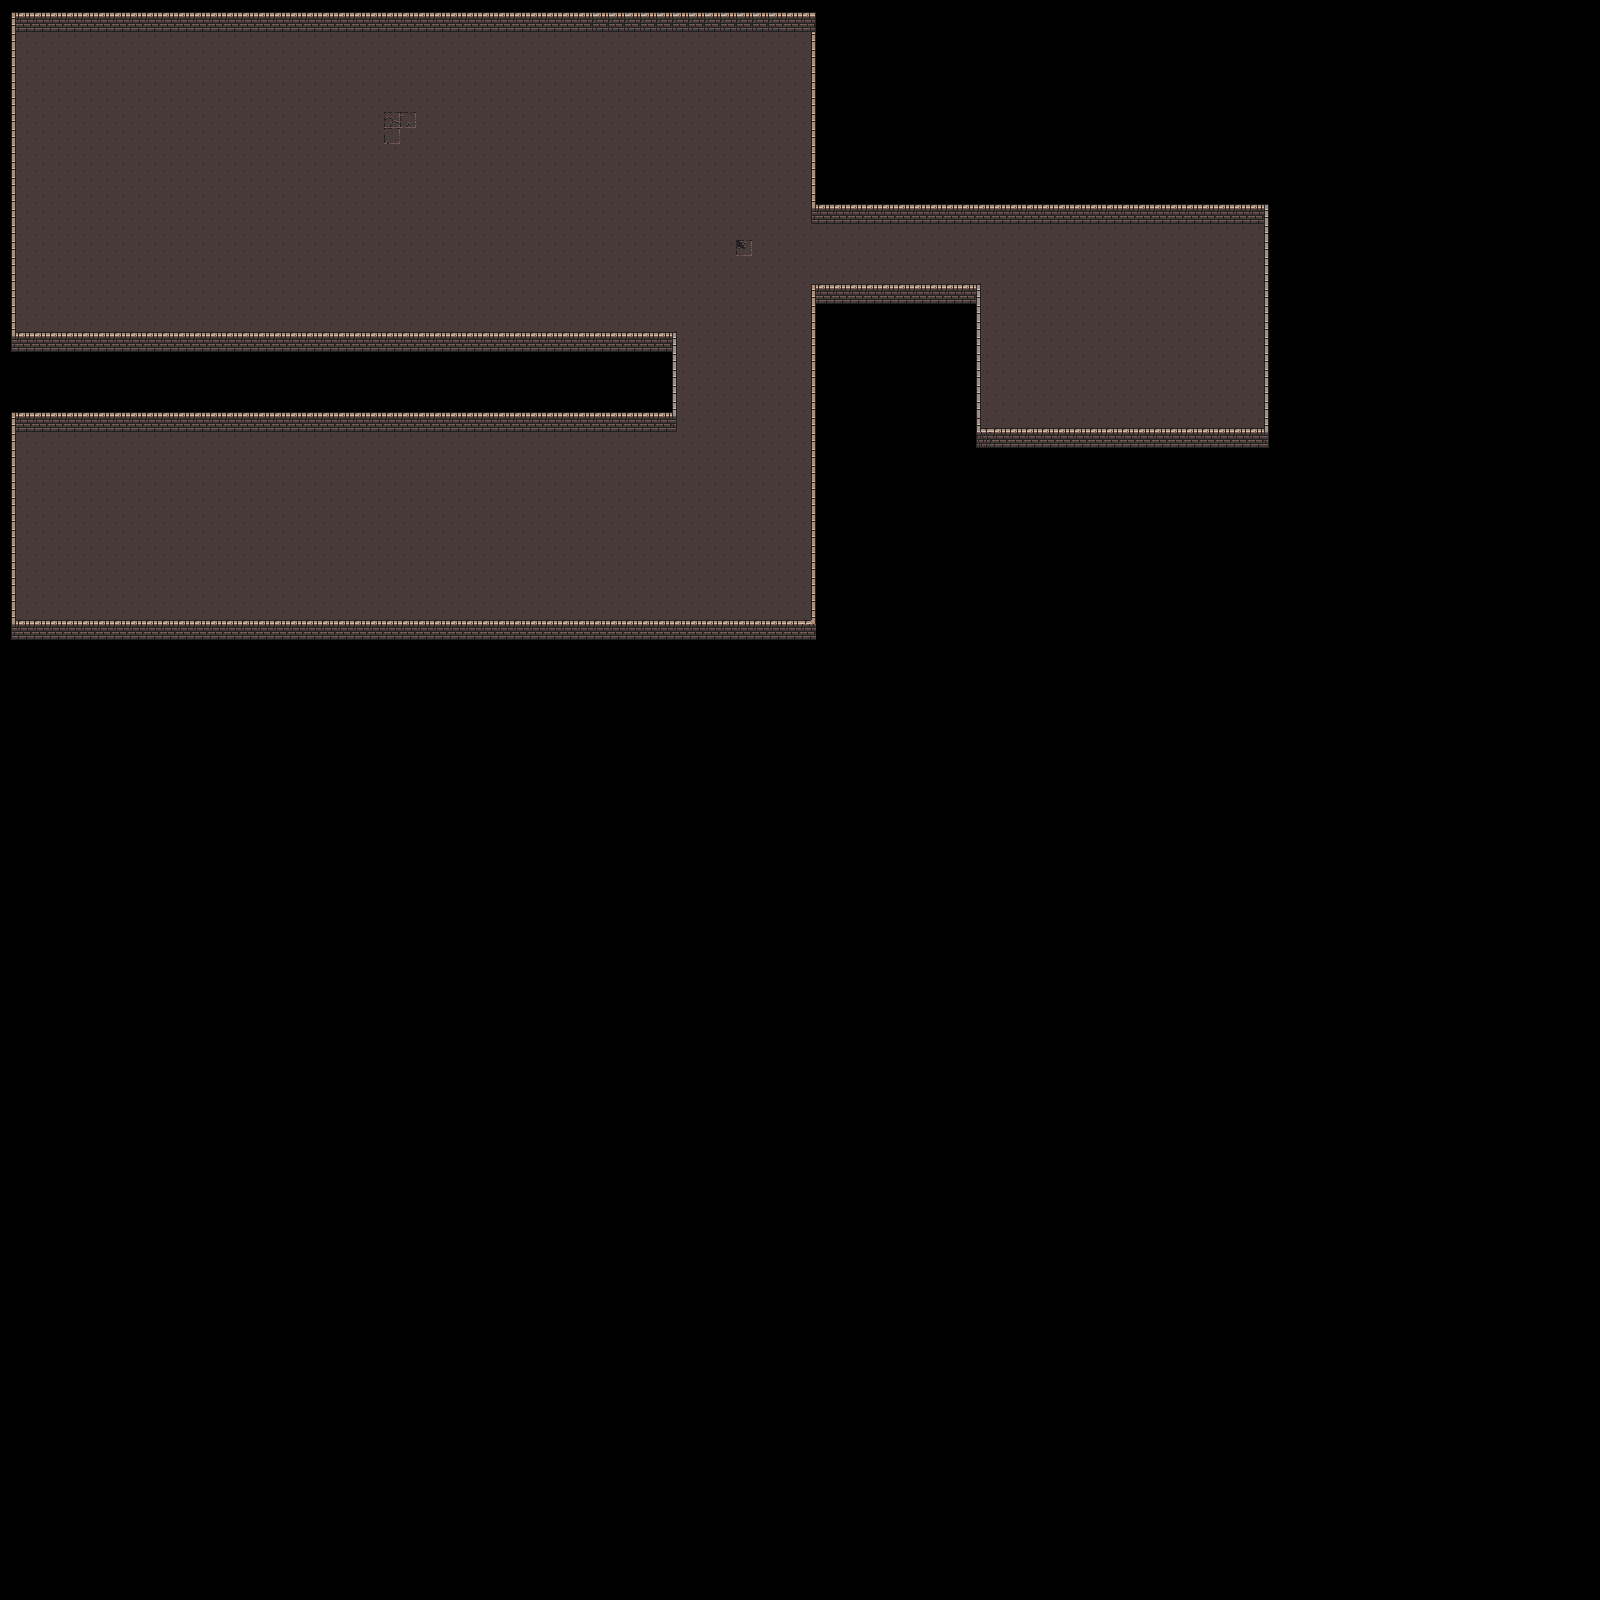

A 2D game scene composited from a Tiled map and its tileset images. What follows is a short description and the map's XML, with each tile layer's data collapsed to a summary:
An orthogonal 100x100 tile map with 16x16 px tiles, 2 tile layers (Floor, Walls) and 6 objects.

<map version="1.2" tiledversion="1.3.4" orientation="orthogonal" renderorder="right-down" width="100" height="100" tilewidth="16" tileheight="16" infinite="0" nextlayerid="4" nextobjectid="7">
 <editorsettings>
  <export target="../public/tiles/dungeon-2.json" format="json" />
 </editorsettings>
 <tileset firstgid="1" name="dungeon" tilewidth="16" tileheight="16" tilecount="160" columns="10">
  <image source="../public/tiles/dungeon_tiles.png" width="160" height="256" />
  <tile id="0">
   <properties>
    <property name="collides" type="bool" value="false" />
   </properties>
  </tile>
  <tile id="1">
   <properties>
    <property name="collides" type="bool" value="true" />
   </properties>
  </tile>
  <tile id="2">
   <properties>
    <property name="collides" type="bool" value="true" />
   </properties>
  </tile>
  <tile id="3">
   <properties>
    <property name="collides" type="bool" value="true" />
   </properties>
  </tile>
  <tile id="4">
   <properties>
    <property name="collides" type="bool" value="false" />
   </properties>
  </tile>
  <tile id="5">
   <properties>
    <property name="collides" type="bool" value="false" />
   </properties>
  </tile>
  <tile id="6">
   <properties>
    <property name="collides" type="bool" value="false" />
   </properties>
  </tile>
  <tile id="7">
   <properties>
    <property name="collides" type="bool" value="false" />
   </properties>
  </tile>
  <tile id="8">
   <properties>
    <property name="collides" type="bool" value="false" />
   </properties>
  </tile>
  <tile id="10">
   <properties>
    <property name="collides" type="bool" value="false" />
   </properties>
  </tile>
  <tile id="11">
   <properties>
    <property name="collides" type="bool" value="false" />
   </properties>
  </tile>
  <tile id="12">
   <properties>
    <property name="collides" type="bool" value="false" />
   </properties>
  </tile>
  <tile id="13">
   <properties>
    <property name="collides" type="bool" value="false" />
   </properties>
  </tile>
  <tile id="14">
   <properties>
    <property name="collides" type="bool" value="false" />
   </properties>
  </tile>
  <tile id="15">
   <properties>
    <property name="collides" type="bool" value="false" />
   </properties>
  </tile>
  <tile id="16">
   <properties>
    <property name="collides" type="bool" value="false" />
   </properties>
  </tile>
  <tile id="17">
   <properties>
    <property name="collides" type="bool" value="false" />
   </properties>
  </tile>
  <tile id="18">
   <properties>
    <property name="collides" type="bool" value="false" />
   </properties>
  </tile>
  <tile id="20">
   <properties>
    <property name="collides" type="bool" value="false" />
   </properties>
  </tile>
  <tile id="21">
   <properties>
    <property name="collides" type="bool" value="false" />
   </properties>
  </tile>
  <tile id="22">
   <properties>
    <property name="collides" type="bool" value="false" />
   </properties>
  </tile>
  <tile id="23">
   <properties>
    <property name="collides" type="bool" value="false" />
   </properties>
  </tile>
  <tile id="24">
   <properties>
    <property name="collides" type="bool" value="false" />
   </properties>
  </tile>
  <tile id="25">
   <properties>
    <property name="collides" type="bool" value="false" />
   </properties>
  </tile>
  <tile id="26">
   <properties>
    <property name="collides" type="bool" value="false" />
   </properties>
  </tile>
  <tile id="27">
   <properties>
    <property name="collides" type="bool" value="false" />
   </properties>
  </tile>
  <tile id="28">
   <properties>
    <property name="collides" type="bool" value="false" />
   </properties>
  </tile>
  <tile id="30">
   <properties>
    <property name="collides" type="bool" value="false" />
   </properties>
  </tile>
  <tile id="31">
   <properties>
    <property name="collides" type="bool" value="false" />
   </properties>
  </tile>
  <tile id="32">
   <properties>
    <property name="collides" type="bool" value="false" />
   </properties>
  </tile>
  <tile id="33">
   <properties>
    <property name="collides" type="bool" value="false" />
   </properties>
  </tile>
  <tile id="34">
   <properties>
    <property name="collides" type="bool" value="false" />
   </properties>
  </tile>
  <tile id="35">
   <properties>
    <property name="collides" type="bool" value="false" />
   </properties>
  </tile>
  <tile id="36">
   <properties>
    <property name="collides" type="bool" value="false" />
   </properties>
  </tile>
  <tile id="37">
   <properties>
    <property name="collides" type="bool" value="false" />
   </properties>
  </tile>
  <tile id="38">
   <properties>
    <property name="collides" type="bool" value="false" />
   </properties>
  </tile>
  <tile id="40">
   <properties>
    <property name="collides" type="bool" value="false" />
   </properties>
  </tile>
  <tile id="41">
   <properties>
    <property name="collides" type="bool" value="false" />
   </properties>
  </tile>
  <tile id="42">
   <properties>
    <property name="collides" type="bool" value="false" />
   </properties>
  </tile>
  <tile id="43">
   <properties>
    <property name="collides" type="bool" value="false" />
   </properties>
  </tile>
  <tile id="44">
   <properties>
    <property name="collides" type="bool" value="false" />
   </properties>
  </tile>
  <tile id="45">
   <properties>
    <property name="collides" type="bool" value="false" />
   </properties>
  </tile>
  <tile id="46">
   <properties>
    <property name="collides" type="bool" value="false" />
   </properties>
  </tile>
  <tile id="47">
   <properties>
    <property name="collides" type="bool" value="false" />
   </properties>
  </tile>
  <tile id="48">
   <properties>
    <property name="collides" type="bool" value="false" />
   </properties>
  </tile>
  <tile id="50">
   <properties>
    <property name="collides" type="bool" value="false" />
   </properties>
  </tile>
  <tile id="51">
   <properties>
    <property name="collides" type="bool" value="false" />
   </properties>
  </tile>
  <tile id="52">
   <properties>
    <property name="collides" type="bool" value="false" />
   </properties>
  </tile>
  <tile id="53">
   <properties>
    <property name="collides" type="bool" value="false" />
   </properties>
  </tile>
  <tile id="54">
   <properties>
    <property name="collides" type="bool" value="false" />
   </properties>
  </tile>
  <tile id="55">
   <properties>
    <property name="collides" type="bool" value="false" />
   </properties>
  </tile>
  <tile id="56">
   <properties>
    <property name="collides" type="bool" value="false" />
   </properties>
  </tile>
  <tile id="57">
   <properties>
    <property name="collides" type="bool" value="false" />
   </properties>
  </tile>
  <tile id="58">
   <properties>
    <property name="collides" type="bool" value="false" />
   </properties>
  </tile>
  <tile id="60">
   <properties>
    <property name="collides" type="bool" value="false" />
   </properties>
  </tile>
  <tile id="61">
   <properties>
    <property name="collides" type="bool" value="false" />
   </properties>
  </tile>
  <tile id="62">
   <properties>
    <property name="collides" type="bool" value="false" />
   </properties>
  </tile>
  <tile id="63">
   <properties>
    <property name="collides" type="bool" value="false" />
   </properties>
  </tile>
  <tile id="64">
   <properties>
    <property name="collides" type="bool" value="false" />
   </properties>
  </tile>
  <tile id="65">
   <properties>
    <property name="collides" type="bool" value="false" />
   </properties>
  </tile>
  <tile id="66">
   <properties>
    <property name="collides" type="bool" value="false" />
   </properties>
  </tile>
  <tile id="67">
   <properties>
    <property name="collides" type="bool" value="false" />
   </properties>
  </tile>
  <tile id="68">
   <properties>
    <property name="collides" type="bool" value="false" />
   </properties>
  </tile>
  <tile id="70">
   <properties>
    <property name="collides" type="bool" value="true" />
   </properties>
  </tile>
  <tile id="71">
   <properties>
    <property name="collides" type="bool" value="true" />
   </properties>
  </tile>
  <tile id="72">
   <properties>
    <property name="collides" type="bool" value="false" />
   </properties>
  </tile>
  <tile id="73">
   <properties>
    <property name="collides" type="bool" value="false" />
   </properties>
  </tile>
  <tile id="74">
   <properties>
    <property name="collides" type="bool" value="false" />
   </properties>
  </tile>
  <tile id="75">
   <properties>
    <property name="collides" type="bool" value="false" />
   </properties>
  </tile>
  <tile id="76">
   <properties>
    <property name="collides" type="bool" value="false" />
   </properties>
  </tile>
  <tile id="77">
   <properties>
    <property name="collides" type="bool" value="false" />
   </properties>
  </tile>
  <tile id="78">
   <properties>
    <property name="collides" type="bool" value="false" />
   </properties>
  </tile>
  <tile id="80">
   <properties>
    <property name="collides" type="bool" value="true" />
   </properties>
  </tile>
  <tile id="81">
   <properties>
    <property name="collides" type="bool" value="true" />
   </properties>
  </tile>
  <tile id="82">
   <properties>
    <property name="collides" type="bool" value="false" />
   </properties>
  </tile>
  <tile id="83">
   <properties>
    <property name="collides" type="bool" value="false" />
   </properties>
  </tile>
  <tile id="84">
   <properties>
    <property name="collides" type="bool" value="true" />
   </properties>
  </tile>
  <tile id="85">
   <properties>
    <property name="collides" type="bool" value="true" />
   </properties>
  </tile>
  <tile id="86">
   <properties>
    <property name="collides" type="bool" value="false" />
   </properties>
  </tile>
  <tile id="87">
   <properties>
    <property name="collides" type="bool" value="false" />
   </properties>
  </tile>
  <tile id="88">
   <properties>
    <property name="collides" type="bool" value="false" />
   </properties>
  </tile>
  <tile id="90">
   <properties>
    <property name="collides" type="bool" value="true" />
   </properties>
  </tile>
  <tile id="91">
   <properties>
    <property name="collides" type="bool" value="true" />
   </properties>
  </tile>
  <tile id="92">
   <properties>
    <property name="collides" type="bool" value="true" />
   </properties>
  </tile>
  <tile id="93">
   <properties>
    <property name="collides" type="bool" value="true" />
   </properties>
  </tile>
  <tile id="94">
   <properties>
    <property name="collides" type="bool" value="false" />
   </properties>
  </tile>
  <tile id="95">
   <properties>
    <property name="collides" type="bool" value="false" />
   </properties>
  </tile>
  <tile id="96">
   <properties>
    <property name="collides" type="bool" value="false" />
   </properties>
  </tile>
  <tile id="97">
   <properties>
    <property name="collides" type="bool" value="false" />
   </properties>
  </tile>
  <tile id="98">
   <properties>
    <property name="collides" type="bool" value="false" />
   </properties>
  </tile>
  <tile id="100">
   <properties>
    <property name="collides" type="bool" value="false" />
   </properties>
  </tile>
  <tile id="101">
   <properties>
    <property name="collides" type="bool" value="false" />
   </properties>
  </tile>
  <tile id="102">
   <properties>
    <property name="collides" type="bool" value="false" />
   </properties>
  </tile>
  <tile id="103">
   <properties>
    <property name="collides" type="bool" value="false" />
   </properties>
  </tile>
  <tile id="104">
   <properties>
    <property name="collides" type="bool" value="false" />
   </properties>
  </tile>
  <tile id="105">
   <properties>
    <property name="collides" type="bool" value="false" />
   </properties>
  </tile>
  <tile id="106">
   <properties>
    <property name="collides" type="bool" value="false" />
   </properties>
  </tile>
  <tile id="107">
   <properties>
    <property name="collides" type="bool" value="false" />
   </properties>
  </tile>
  <tile id="108">
   <properties>
    <property name="collides" type="bool" value="false" />
   </properties>
  </tile>
  <tile id="110">
   <properties>
    <property name="collides" type="bool" value="false" />
   </properties>
  </tile>
  <tile id="111">
   <properties>
    <property name="collides" type="bool" value="false" />
   </properties>
  </tile>
  <tile id="112">
   <properties>
    <property name="collides" type="bool" value="false" />
   </properties>
  </tile>
  <tile id="113">
   <properties>
    <property name="collides" type="bool" value="false" />
   </properties>
  </tile>
  <tile id="114">
   <properties>
    <property name="collides" type="bool" value="false" />
   </properties>
  </tile>
  <tile id="115">
   <properties>
    <property name="collides" type="bool" value="false" />
   </properties>
  </tile>
  <tile id="116">
   <properties>
    <property name="collides" type="bool" value="false" />
   </properties>
  </tile>
  <tile id="117">
   <properties>
    <property name="collides" type="bool" value="false" />
   </properties>
  </tile>
  <tile id="118">
   <properties>
    <property name="collides" type="bool" value="false" />
   </properties>
  </tile>
  <tile id="120">
   <properties>
    <property name="collides" type="bool" value="false" />
   </properties>
  </tile>
  <tile id="121">
   <properties>
    <property name="collides" type="bool" value="false" />
   </properties>
  </tile>
  <tile id="122">
   <properties>
    <property name="collides" type="bool" value="false" />
   </properties>
  </tile>
  <tile id="123">
   <properties>
    <property name="collides" type="bool" value="false" />
   </properties>
  </tile>
  <tile id="124">
   <properties>
    <property name="collides" type="bool" value="false" />
   </properties>
  </tile>
  <tile id="125">
   <properties>
    <property name="collides" type="bool" value="false" />
   </properties>
  </tile>
  <tile id="126">
   <properties>
    <property name="collides" type="bool" value="false" />
   </properties>
  </tile>
  <tile id="127">
   <properties>
    <property name="collides" type="bool" value="false" />
   </properties>
  </tile>
  <tile id="128">
   <properties>
    <property name="collides" type="bool" value="false" />
   </properties>
  </tile>
  <tile id="130">
   <properties>
    <property name="collides" type="bool" value="false" />
   </properties>
  </tile>
  <tile id="131">
   <properties>
    <property name="collides" type="bool" value="false" />
   </properties>
  </tile>
  <tile id="132">
   <properties>
    <property name="collides" type="bool" value="false" />
   </properties>
  </tile>
  <tile id="133">
   <properties>
    <property name="collides" type="bool" value="false" />
   </properties>
  </tile>
  <tile id="134">
   <properties>
    <property name="collides" type="bool" value="false" />
   </properties>
  </tile>
  <tile id="135">
   <properties>
    <property name="collides" type="bool" value="false" />
   </properties>
  </tile>
  <tile id="136">
   <properties>
    <property name="collides" type="bool" value="false" />
   </properties>
  </tile>
  <tile id="137">
   <properties>
    <property name="collides" type="bool" value="false" />
   </properties>
  </tile>
  <tile id="138">
   <properties>
    <property name="collides" type="bool" value="false" />
   </properties>
  </tile>
  <tile id="140">
   <properties>
    <property name="collides" type="bool" value="false" />
   </properties>
  </tile>
  <tile id="141">
   <properties>
    <property name="collides" type="bool" value="false" />
   </properties>
  </tile>
  <tile id="142">
   <properties>
    <property name="collides" type="bool" value="false" />
   </properties>
  </tile>
  <tile id="143">
   <properties>
    <property name="collides" type="bool" value="false" />
   </properties>
  </tile>
  <tile id="144">
   <properties>
    <property name="collides" type="bool" value="false" />
   </properties>
  </tile>
  <tile id="145">
   <properties>
    <property name="collides" type="bool" value="false" />
   </properties>
  </tile>
  <tile id="146">
   <properties>
    <property name="collides" type="bool" value="false" />
   </properties>
  </tile>
  <tile id="147">
   <properties>
    <property name="collides" type="bool" value="false" />
   </properties>
  </tile>
  <tile id="148">
   <properties>
    <property name="collides" type="bool" value="false" />
   </properties>
  </tile>
 </tileset>
 <layer id="2" name="Floor" width="100" height="100">
  <data>[10000 cells, 1889 non-empty, 5 distinct tile ids]</data>
 </layer>
 <layer id="1" name="Walls" width="100" height="100">
  <data>[10000 cells, 587 non-empty, 17 distinct tile ids]</data>
 </layer>
 <objectgroup id="3" name="Chests">
  <object id="1" gid="59" x="225" y="65" width="16" height="16" />
  <object id="2" gid="59" x="176" y="481" width="16" height="16" />
  <object id="3" gid="59" x="1230" y="413" width="16" height="16" />
  <object id="4" gid="59" x="47" y="306" width="16" height="16" />
  <object id="5" gid="59" x="752" y="593" width="16" height="16" />
  <object id="6" gid="59" x="752" y="81" width="16" height="16" />
 </objectgroup>
</map>
